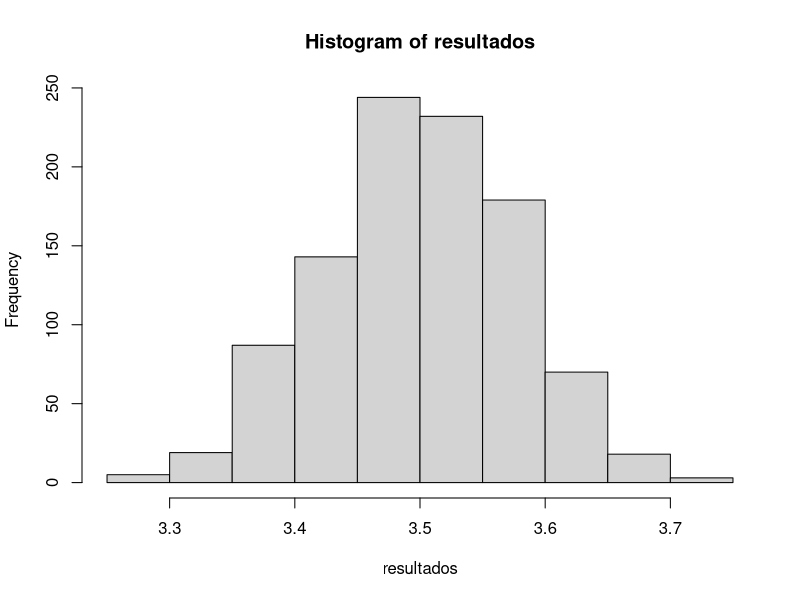
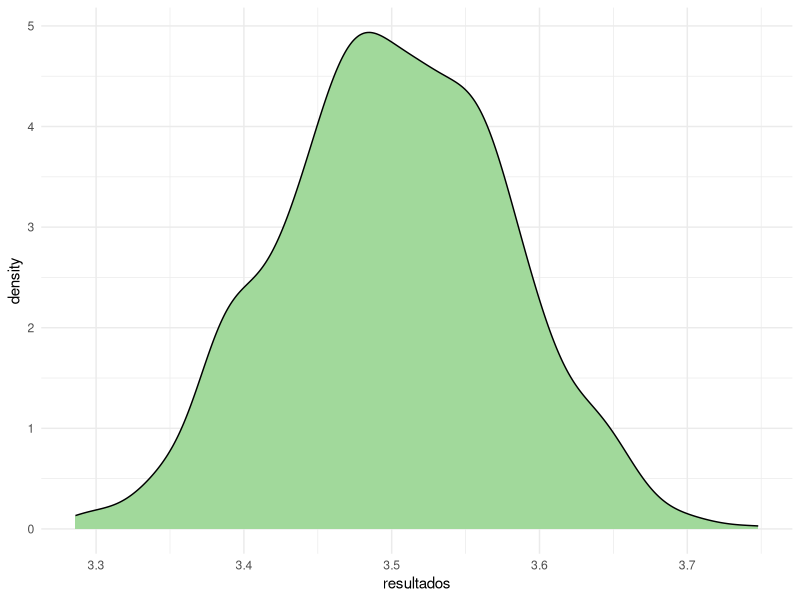

These charts were generated, in order, by the following R code: (Note: this script raises an error after producing the figures.)
#Lancar um dado 500 vezes, calcular a media, e fazer esse experimento 1000 vezes e guardar essas 1000 vezes. Depois fazer o histograma

media <- mean(sample(1:6, size = 500, replace = TRUE))
media

resultados <- c()

for (j in 1:1000){
  resultados[j] <- mean(sample(1:6, size = 500, replace = TRUE))
}

hist(resultados)

dados <- data.frame(resultados) #transformei num data frame para conseguir plotar o grafico
library(ggplot2)

ggplot(data = dados, mapping = aes(x = resultados))+
  geom_density(fill = "#a1d99b")+
  theme_minimal()
#------------------------------------------------------------------------------------------
# p = proporção de pessoas com diabete (exemplo) 
# Xi = cada pessoa da população
#Xi só assume dois valores = 1 se tem a doença | 0 não tem a doença

#Criar a população fictícia, calcular a proporção baseando-se no experimento aleatório
#10% com diabetes

populacao <- sample(x = 0:1, size = 100000, replace = TRUE, prob = c(0.9,0.1))
valor_real <- mean(populacao)

amostra <- sample(populacao, size = 500, replace = TRUE)
media <- mean(amostra)
media

#ainda não entendi o que seriam essas partes "inferior" e "superior" do intervalo

parte_inferior <- media - 1.96*(sqrt(media*(1-media))/sqrt(500))
parte_superior <- media + 1.96*(sqrt(media*(1-media))/sqrt(500))

#Criar um vetor que vai conter as partes inferiores e outro que contém as partes superiores

inferiores <-c()
superiores <-c()

for(k in 1:100){
  amostra <- sample(populacao, size = 500, replace = TRUE)
  media <- mean(amostra)
  inferiores[k] <- media - 1.96*(sqrt(media *(1-media))/sqrt(500))
  superiores[k] <- media + 1.96*(sqrt(media*(1-media))/sqrt(500))
}
inferiores[24]
superiores[24]

intervalos <- data.frame(inferiores, superiores, contador = 1:100)
ggplot(data = intervalos)+
  geom_segment(aes(x = inferiores, xend = superiores, y = contador, yend = contador, col = categoria))+
  geom_vline(xintercept = valor_real, col = "yellow")

#if else junto achei cabuloso
#se algum desses der true é porque eu errei (??)
categoria <- ifelse((intervalos$inferiores) > valor_real | intervalos$superiores < valor_real,0,1)

intervalos$categoria <- as.factor(categoria)
